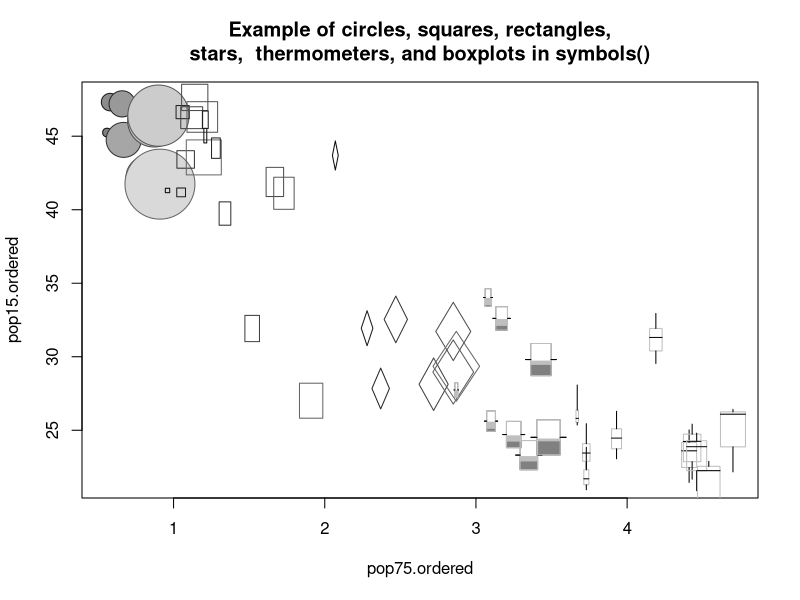

Reproduce this figure in R.
ord = order( 
  LifeCycleSavings$pop75 
)
pop75.ordered = LifeCycleSavings$pop75[ ord ]
pop15.ordered = LifeCycleSavings$pop15[ ord ]

plot( 
  pop75.ordered, 
  pop15.ordered, 
  main="Example of circles, squares, rectangles,\nstars,  thermometers, and boxplots in symbols()", 
  type="n" 
  )
symbols( 
  pop75.ordered[ 1:8 ], 
  pop15.ordered[ 1:8 ], 
  circles=1:8/8,
  inches=0.35, 
  fg=grey( 1:8/20 ), 
  bg=grey( 10:18/20 ), 
  add=TRUE 
  )
symbols( 
  pop75.ordered[ 9:16 ], 
  pop15.ordered[ 9:16 ], 
  squares=1:8/8, 
  inches=0.35, 
  fg=grey( 1:8/20 ), 
  add=TRUE 
  )
symbols( 
  pop75.ordered[ 17:24 ], 
  pop15.ordered[ 17:24 ], 
  rectangles=cbind( 1:8/8, 5:12/8 ), 
  inches=0.35, 
  fg=grey( 1:8/20 ), 
  add=TRUE 
  )
symbols( 
  pop75.ordered[ 25:32 ], 
  pop15.ordered[ 25:32 ], 
  stars=cbind( 1:8/8, 5:12/8, 1:8/8, 5:12/8 ), 
  inches=0.35, 
  fg=grey( 1:8/20 ), 
  add=TRUE 
  )
symbols( 
  pop75.ordered[ 33:40 ], 
  pop15.ordered[ 33:40 ], 
  thermometers=cbind( 1:8/8, 5:12/8, 1:8/20 ), 
  inches=0.35, 
  fg=grey( 0.5 ), 
  add=TRUE 
  )
symbols( 
  pop75.ordered[ 33:40 ], 
  pop15.ordered[ 33:40 ], 
  thermometers=cbind( 1:8/8, 5:12/8, 1:8/20, 
                            1:8/20 + 8:1/20 ), 
  inches=0.35, 
  fg=grey( 0.75 ), 
  add=TRUE 
  )
symbols( 
  pop75.ordered[ 41:50 ], 
  pop15.ordered[ 41:50 ],
  boxplots=cbind( 1:10/20, 5:14/20, 1:10/20, 
                          10:1/20, 5:14/15 ), 
  inches=0.35, 
  fg=grey( 0.75 ), 
  add=TRUE 
  )
